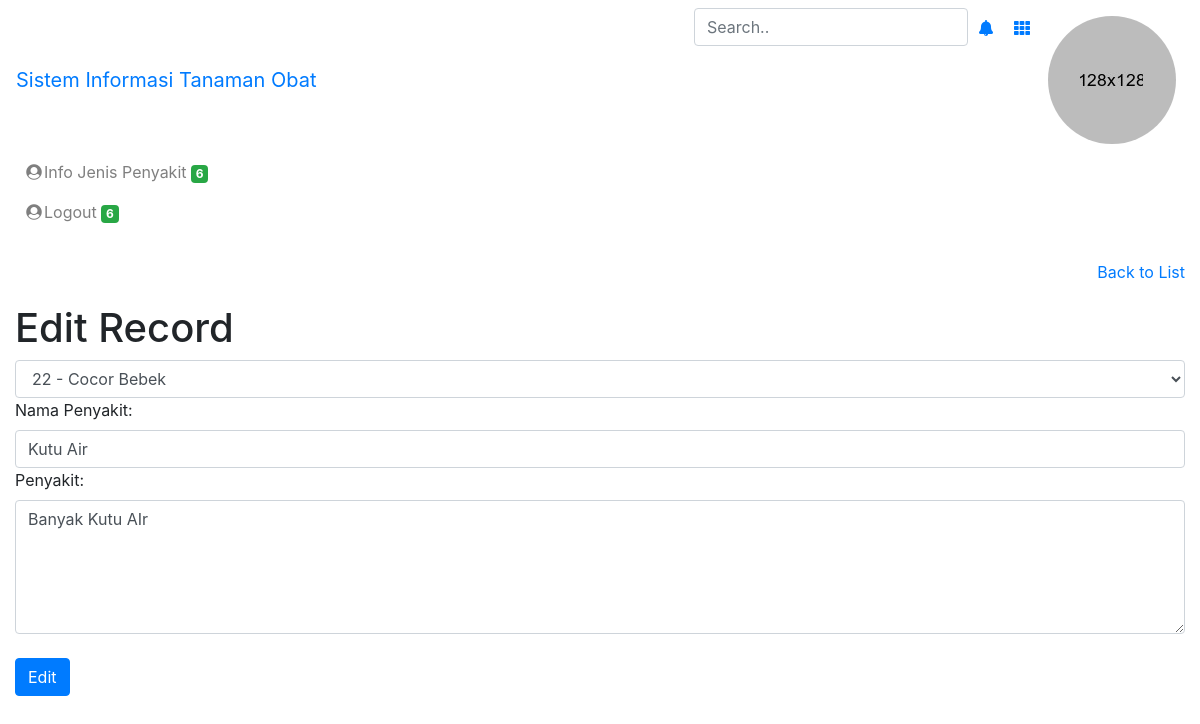
The app's page /penyakit_edit.php?id=3 (signed in) with its own data.
### tables this page shows
CREATE TABLE `tpenyakit` (
  `id_penyakit` int(11) NOT NULL,
  `nama` varchar(100) NOT NULL,
  `keterangan` text NOT NULL,
  `id_tanaman` int(11) NOT NULL
);

CREATE TABLE `ttanaman` (
  `id_tanaman` int(11) NOT NULL,
  `nama` varchar(100) NOT NULL,
  `keterangan` text NOT NULL,
  `id` int(11) NOT NULL
);

### penyakit_edit.php (the view, shortened to what this page needs)
<?php
  require_once("config.php");
   include('template/header.php');
   include('template/sidebar_admin.php');
     $query = $db->prepare("SELECT ttanaman.id_tanaman, ttanaman.nama AS 'tanaman', tpenyakit.nama, tpenyakit.keterangan FROM tpenyakit INNER JOIN ttanaman USING(id_tanaman) WHERE id_penyakit = :id");
     $query->bindParam(":id", $_GET['id']);
     $query->execute();
     if($query->rowCount() == 0){
         die("Error: ID Tidak Ditemukan");
     }else{
         $data = $query->fetch();
     }
?>
<div style="margin:20px 0px;text-align:right;"><a href="jenis_tanaman.php" class="button_link">Back to List</a></div>
<div class="frm-add">
<h1 class="demo-form-heading">Edit Record</h1>
<form name="frmAdd" action="" method="POST">
  <div class="dropdown">
  <select class="form-control" name="tanaman">
    <option class="dropdown-item" value="<?php echo $data['id_tanaman']; ?>" selected><?php echo $data['id_tanaman']; echo " - "; echo $data['tanaman']; ?></option>
  </select>
  </div>
  <div class="class="form-group"">
    <div class="demo-form-row">
  	  <label>Nama Penyakit: </label><br>
  	  <input type="text" name="nama" class="form-control" value="<?php echo $data['nama'] ?>" required />
    </div>
  </div>
  <div class="class="form-group"">
    <div class="demo-form-row">
  	  <label>Penyakit: </label><br>
      <textarea name="keterangan" class="form-control" rows="5" required ><?php echo $data['keterangan'] ?></textarea>
    </div>
  </div>
  <br>
    <div class="demo-form-row">
  	  <input name="submit" type="submit" value="Edit" class="btn btn-primary">
    </div>
  </form>
</div>

### records on screen
tpenyakit: tanaman "22 - Cocor Bebek", nama "Kutu Air", keterangan "Banyak Kutu AIr"
